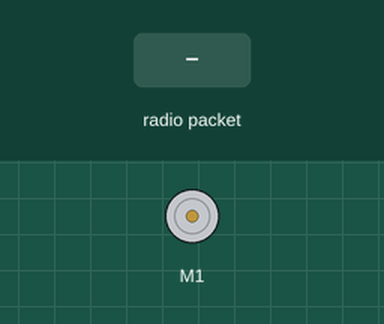
The sketch below on a simulated Arduino Uno, built with avr-gcc and run on an emulated ATmega328P. On the bench: DC motor (green arrow = forward, orange = backward, longer = faster). The test bench sets the inputs (shaded band). No radio packets arrive unless stated.

Above: at 2.2 s.
2.3 s: radio packet "1" arrives
At 3.2 s:
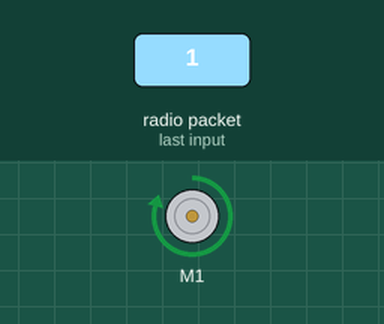
Timing chart, 0 to 5.3 s (numbered marks = the images above; inputs shaded):
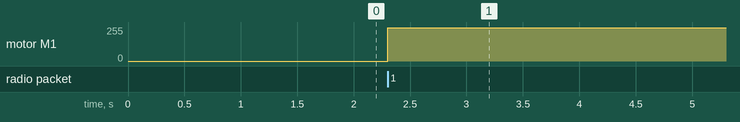

Measured:
- after the input at 2.3 s, motor M1: stopped → forward 250/255 at once

The sketch:

car.ino
```cpp
//Jonathan Balina
///////////////////////////////////////////////////////////////
//Car with Wireless Speed Control:
//The car uses a wireless transciever module to recieve messages from
//two separate TowerStack Controllers. The controllers will send a message
//telling the car to increase speed, each controller telling a different direction.
//The speed variable with then be updated and the bidirectional DC motor will increase
//speed in the indicated direction

//input: Wireless Tranciever Module
//output: Motor

///////////////////////////////////////////////////////////////

#include <Wire.h>
#include <Adafruit_MotorShield.h>     //by adafruit https://github.com/adafruit/Adafruit_Motor_Shield_V2_Library
#include <SPI.h>
#include "RF24.h"                     //by TMRh20 https://tmrh20.github.io/RF24/
RF24 myRadio (6, 7); //sets the pins being used by wireless transceiver module
struct package //type of data to be recieved
{
  int change = 0;
};
byte addresses[][6] = {"0"};
typedef struct package Package;
Package data;
int spd = 0; //variable to control speed
Adafruit_MotorShield AFMS = Adafruit_MotorShield(); // Create the motor shield object with the default I2C address
Adafruit_DCMotor *myMotor = AFMS.getMotor(1); //Select motor port M1

void setup() {
  //Serial.begin(115200);

  //Set up wireless transciever module to LISTEN for messages
  ////////////////////////////////////////////////////////////
  myRadio.begin();
  myRadio.setChannel(115);
  myRadio.setPALevel(RF24_PA_MAX);
  myRadio.setDataRate( RF24_250KBPS ) ;
  myRadio.openReadingPipe(1, addresses[0]);
  myRadio.startListening();
  AFMS.begin();
  /////////////////////////////////////////////////////////////
  myMotor->run(RELEASE);
  delay(1000);
}

void loop() {
  //waits to recieve a message from one of the controllers
  if ( myRadio.available())
  {
    //read data from the message
    while (myRadio.available())
    {
      myRadio.read( &data, sizeof(data) );
    }
    spd += data.change; //Update speed variable from info from the message
    //Use speed variable to change speed
    //Twenty speed levels per direction
    ////////////////////////////////////////////////////////////
    if(spd > 0){
      if(spd > 20)//Don't go past 20 because maximum is 255(so max speed of this car will be at 250)
        spd = 20;
      myMotor->run(FORWARD);
      myMotor->setSpeed((spd*10)+50); //I added 50 because that is around the time the motor actually starts moving
    }
    else if(spd < 0){
      if(spd < -20)
        spd = -20;
      myMotor->run(BACKWARD);
      myMotor->setSpeed((spd*-10)+50);
    }
    //At zero the cart will not move
    else
      myMotor->run(RELEASE);
    ///////////////////////////////////////////////////////////////

  }
}
```
